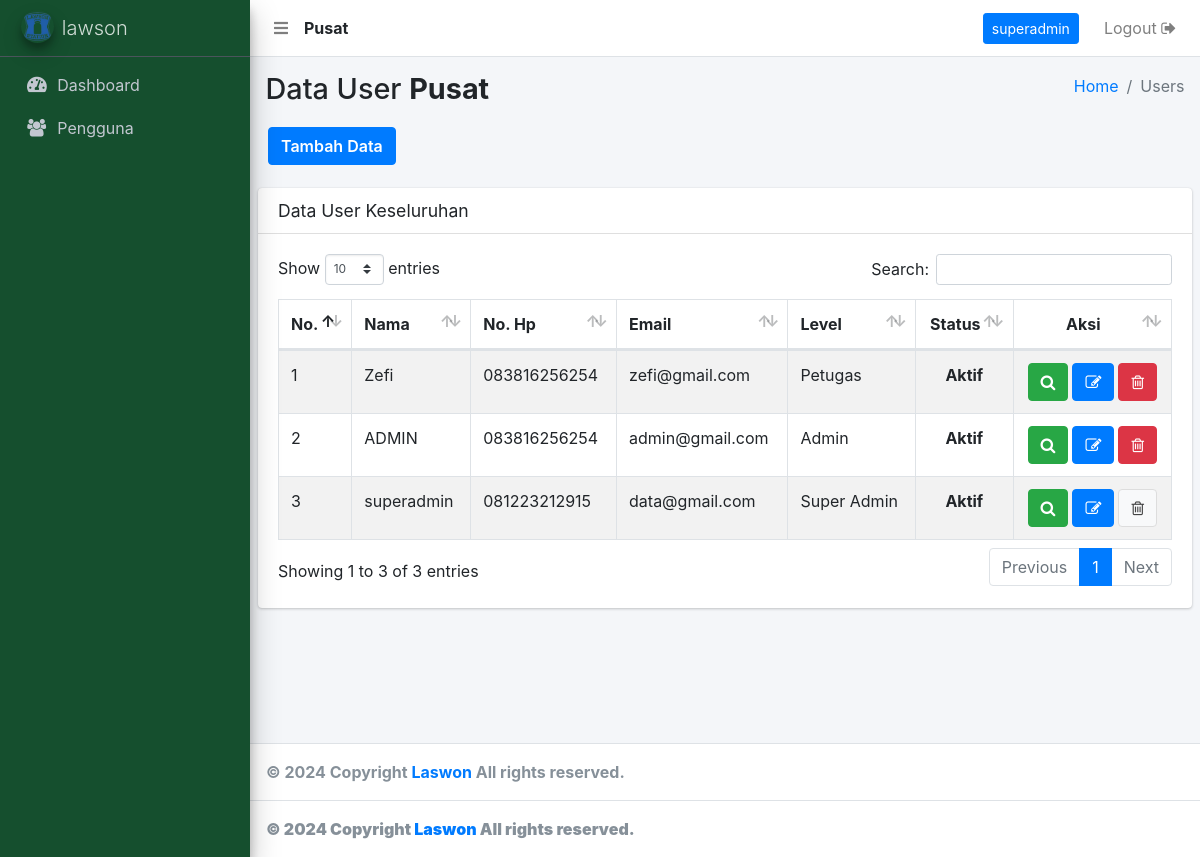
Screenshot of /users.php (signed in) with the database file from the repository.
### tables this page shows
CREATE TABLE `user` (
  `user_id` int(11) NOT NULL,
  `user_nama` varchar(500) NOT NULL,
  `user_no_hp` varchar(250) NOT NULL,
  `user_alamat` text NOT NULL,
  `user_email` varchar(250) NOT NULL,
  `user_password` varchar(500) NOT NULL,
  `user_create` varchar(250) NOT NULL,
  `user_level` varchar(250) NOT NULL,
  `user_status` varchar(250) NOT NULL,
  `user_cabang` int(11) NOT NULL
);

### _header-artibut.php (called while the page is built, shortened)
<?php
  	include 'aksi/functions.php';
    $userLoginCabang = mysqli_query( $conn, "select user_cabang from user where user_id = '".$_SESSION['user_id']."'");
    $sessionCabangData = mysqli_fetch_array($userLoginCabang);
    $sessionCabang     = $sessionCabangData['user_cabang'];
    if ( $sessionCabang < 1 ) {
      $tipeToko = "Pusat";
    } else {
      $tipeToko = "Cabang ".$sessionCabang;
    }
?>

### aksi/functions.php (called while the page is built, shortened)
<?php
include 'koneksi.php';
function query($query) {
	global $conn;
	$result = mysqli_query($conn, $query);
	$rows = [];
	while ( $row = mysqli_fetch_assoc($result) ) {
		$rows[] = $row;
	}
	return $rows;
}
?>

### users.php (the view, shortened to what this page needs)
<?php
include '_header.php';
include '_nav.php';
include '_sidebar.php';
$id = abs((int)base64_decode($_GET["cabang"]));
$titleCabang = ($id < 1) ? "Pusat" : "Cabang " . $id;
?>
<div class="content-wrapper">
    <section class="content-header">
        <div class="container-fluid">
            <div class="row mb-2">
                <div class="col-sm-6">
                    <h1>Data User <b><?= $titleCabang; ?></b></h1>
                </div>
                <div class="col-sm-6">
                    <ol class="breadcrumb float-sm-right">
                        <li class="breadcrumb-item"><a href="bo">Home</a></li>
                        <li class="breadcrumb-item active">Users</li>
                    </ol>
                </div>
                <div class="tambah-data">
                    <a href="user-add?cabang=<?= base64_encode($id); ?>" class="btn btn-primary">Tambah Data</a>
                </div>
            </div>
        </div>
    </section>
    <?php
    $data = query("SELECT * FROM user WHERE user_cabang = $id AND user_id > 1 ORDER BY user_id DESC");
    ?>
    <section class="content">
        <div class="row">
            <div class="col-12">
                <div class="card">
                    <div class="card-header">
                        <h3 class="card-title">Data User Keseluruhan</h3>
                    </div>
                    <div class="card-body">
                        <table id="example1" class="table table-bordered table-striped">
                            <thead>
                                <tr>
                                    <th>No.</th>
                                    <th>Nama</th>
                                    <th>No. Hp</th>
                                    <th>Email</th>
                                    <th>Level</th>
                                    <th style="text-align: center;">Status</th>
                                    <th style="text-align: center; width: 14%;">Aksi</th>
                                </tr>
                            </thead>
                            <tbody>
                                <?php $i = 1; ?>
                                <?php foreach ($data as $row) : ?>
                                <tr>
                                    <td><?= $i; ?></td>
                                    <td><?= $row['user_nama']; ?></td>
                                    <td><?= $row['user_no_hp']; ?></td>
                                    <td><?= $row['user_email']; ?></td>
                                    <td style="text-transform: capitalize;"><?= $row['user_level']; ?></td>
                                    <td style="text-align: center;">
                                        <?php
                                        if ($row['user_status'] === "1") {
                                            echo "<b>Aktif</b>";
                                        } else {
                                            echo "<b style='color: red;'>Tidak Aktif</b>";
                                        }
                                        ?>
                                    </td>
                                    <td class="orderan-online-button">
                                        <?php $idUser = $row["user_id"]; ?>
                                        <a href="user-zoom?id=<?= $idUser; ?>&cabang=<?= base64_encode($id); ?>" title="Zoom Data">
                                            <button class="btn btn-success" type="submit">
                                                <i class="fa fa-search"></i>
                                            </button>
                                        </a>
                                        <a href="user-edit?id=<?= $idUser; ?>&cabang=<?= base64_encode($id); ?>" title="Edit Data">
                                            <button class="btn btn-primary" type="submit">
                                                <i class="fa fa-edit"></i>
                                            </button>
                                        </a>
                                        <?php if ($_SESSION['user_id'] != $idUser) : ?>
                                        <a href="user-delete?id=<?= base64_encode($idUser); ?>&cabang=<?= base64_encode($id); ?>" onclick="return confirm('Yakin dihapus?')" title="Delete Data">
                                            <button class="btn btn-danger" type="submit" name="hapus">
                                                <i class="fa fa-trash-o"></i>
                                            </button>
                                        </a>
                                        <?php else : ?>
                                        <a href="#!" title="Delete Data">
                                            <button class="btn btn-default" type="submit" name="hapus">
                                                <i class="fa fa-trash-o"></i>
                                            </button>
                                        </a>
                                        <?php endif; ?>
                                    </td>
                                </tr>
                                <?php $i++; ?>
                                <?php endforeach; ?>
                            </tbody>
                        </table>
                    </div>
                </div>
            </div>
        </div>
    </section>
</div>
<?php include '_footer.php'; ?>
</body>
</html>
<?php include '_footer.php'; ?>

### _header.php (shortened to what this page needs)
<?php
  include '_header-artibut.php';
?>
<?php
  $levelLogin = $_SESSION['user_level'];
?>
<!DOCTYPE html>
<html>
<head>
  <link rel="stylesheet" href="plugins/fontawesome-free/css/all.min.css">
  <link rel="stylesheet" type="text/css" href="dist/css/font-awesome.min.css">
  <link rel="stylesheet" href="plugins/tempusdominus-bootstrap-4/css/tempusdominus-bootstrap-4.min.css">
  <link rel="stylesheet" href="plugins/datatables-bs4/css/dataTables.bootstrap4.css">
  <link rel="stylesheet" href="plugins/icheck-bootstrap/icheck-bootstrap.min.css">
  <link rel="stylesheet" href="plugins/jqvmap/jqvmap.min.css">
  <link rel="stylesheet" href="dist/css/adminlte.min.css">
  <link rel="stylesheet" href="plugins/overlayScrollbars/css/OverlayScrollbars.min.css">
  <link rel="stylesheet" href="plugins/daterangepicker/daterangepicker.css">
  <link rel="stylesheet" href="plugins/summernote/summernote-bs4.css">
  <link rel="stylesheet" href="plugins/select2/css/select2.min.css">
  <link rel="stylesheet" href="plugins/select2-bootstrap4-theme/select2-bootstrap4.min.css">
  <link rel="stylesheet" type="text/css" href="dist/node_modules/sweetalert2/dist/sweetalert2.css">
  <link rel="stylesheet" type="text/css" href="dist/css/style.css">
  <link rel="stylesheet" type="text/css" href="dist/css/tableexport.min.css">
  <link rel="stylesheet" type="text/css" href="https://unpkg.com/bootstrap-datepicker@1.9.0/dist/css/bootstrap-datepicker3.min.css">
  <link rel="stylesheet" type="text/css" href="https://cdn.jsdelivr.net/npm/daterangepicker/daterangepicker.css" />
</head>
<body class="hold-transition sidebar-mini layout-fixed">
<div class="wrapper">

### _nav.php (shortened to what this page needs)
<nav class="main-header navbar navbar-expand navbar-white navbar-light">
    <ul class="navbar-nav">
      <li class="nav-item">
        <a class="nav-link" data-widget="pushmenu" href="#"><i class="fas fa-bars"></i></a>
      </li>
      <li class="nav-item" style="padding-top: 8px;">
        <?php
          echo "<b>".$tipeToko."</b>";
        ?>
      </li>
    </ul>
    <ul class="navbar-nav ml-auto">
        <li class="nav-item">
         <a class="btn btn-block btn-primary btn-sm"   style="margin-top: 5px; color:white;"><?= $_SESSION['user_nama']; ?></a>
      </li>
      <li class="nav-item">
        <a href="<?php echo "aksi/logout.php?logout";?>"onclick="return confirm('Apakah anda yakin logout ?')" class="nav-link">Logout <i class="fa fa-sign-out"></i>
        </a>
      </li>
    </ul>
  </nav>

### _sidebar.php (shortened to what this page needs)
<aside class="main-sidebar sidebar-dark-primary elevation-4" style="background-color: #154F2E;">
    <a href="bo" class="brand-link">
      <img src="assets-login/images/logo-lw.png" alt="AdminLTE Logo" class="brand-image img-circle elevation-3">
      <span class="brand-text font-weight-light">lawson</span>
    </a>
    <div class="sidebar">
      <nav class="mt-2">
        <ul class="nav nav-pills nav-sidebar flex-column" data-widget="treeview" role="menu" data-accordion="false">
          <li class="nav-item">
            <a href="bo" class="nav-link">
              <i class="nav-icon fas fa-tachometer-alt"></i>
              <p>Dashboard</p>
            </a>
          </li>
          <?php if ( $levelLogin === "super admin" ) { ?>
          <li class="nav-item">
            <a href="user-type" class="nav-link">
              <i class="nav-icon fa fa-users"></i>
              <p>Pengguna</p>
            </a>
          </li>
          <?php } ?>
        </ul>
      </nav>
    </div>
  </aside>

### _footer.php (shortened to what this page needs)
<footer class="main-footer">
    <strong>© <?= date("Y"); ?> Copyright <a href="https://www.lawson.jp/en/oversea/indonesia/">Laswon</a> All rights reserved.
  </footer>
</div>
</body>
</html>

### rows the page displays
user: user_cabang "Pusat", user_nama "superadmin", user_no_hp "081223212915", user_email "data@gmail.com", user_level "Super Admin", user_status "Aktif"
user: user_nama "Zefi", user_no_hp "083816256254", user_email "zefi@gmail.com", user_level "Petugas", user_status "Aktif"
user: user_nama "ADMIN", user_no_hp "083816256254", user_email "admin@gmail.com", user_level "Admin", user_status "Aktif"

### other values shown
$_SESSION['user_nama'] "superadmin"
$titleCabang "Pusat"
